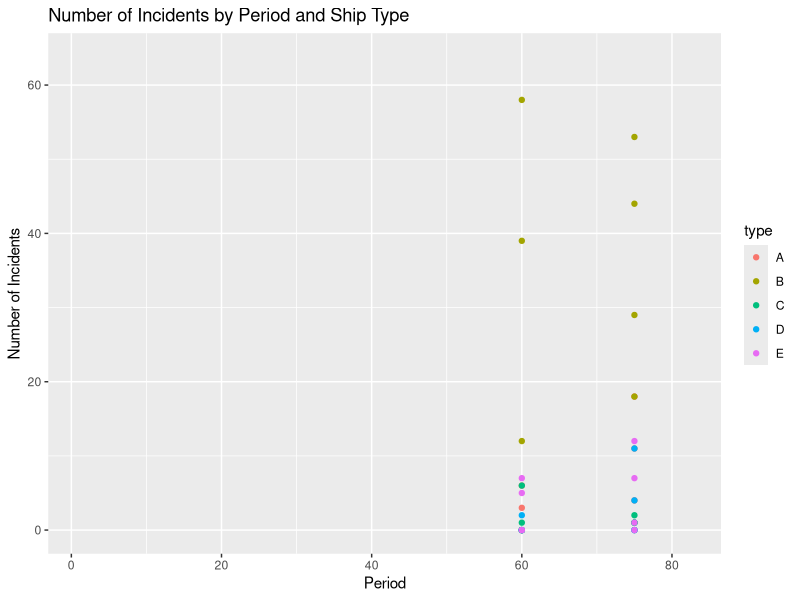
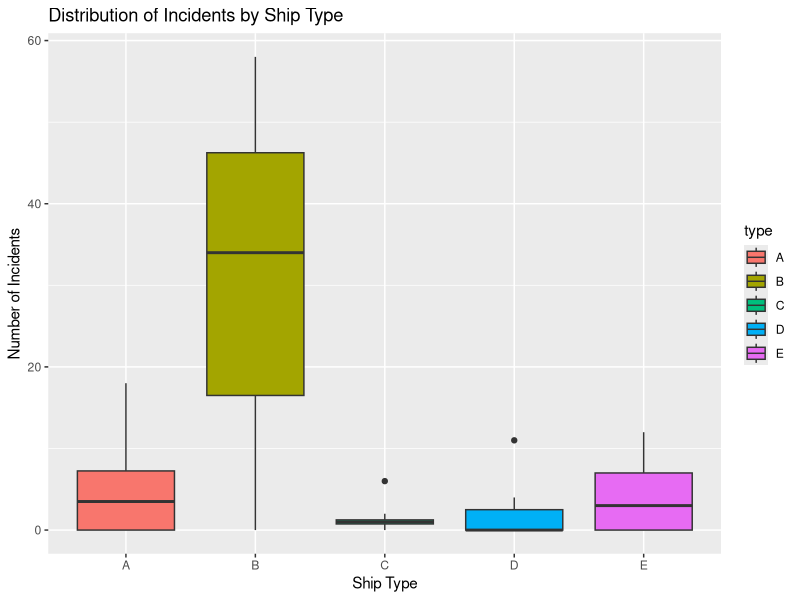

Here is the R script that generated these plots, in order:
## ---- chunk 1
library(MASS)
library(dplyr)
summary(ships)
## ---- chunk 2
library(ggplot2)
ggplot(ships, aes(x = period, y = incidents, color = type)) +
  geom_point() +
  ylim(c(0, max(ships$incidents) * 1.1)) + 
  xlim(c(1, max(ships$period) * 1.1)) + 
  ylab("Number of Incidents") + 
  xlab("Period") +
  ggtitle("Number of Incidents by Period and Ship Type")
## ---- chunk 3
ggplot(ships, aes(x = type, y = incidents, fill = type)) +
  geom_boxplot() +
  ylab("Number of Incidents") + 
  xlab("Ship Type") +
  ggtitle("Distribution of Incidents by Ship Type")
